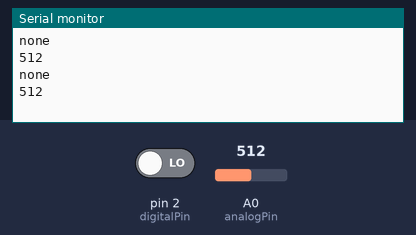
The sketch below on a simulated Arduino Uno, built with avr-gcc and run on an emulated ATmega328P. Shown: the last lines printed to the serial monitor. Inputs (shaded band) come from the test bench; at power-on: pin 2 (digitalPin) LOW, A0 (analogPin) = 512. No radio packets arrive unless stated.

Above: at 2.8 s.
2.9 s: pin 2 (digitalPin) driven HIGH
7.5 s: A0 (analogPin) set to 716
At 8.8 s:
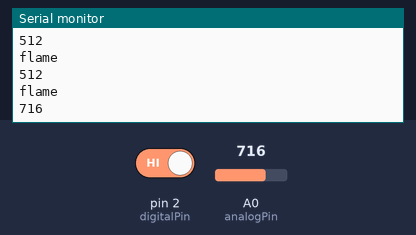
10.2 s: A0 (analogPin) set to 900
At 13.2 s:
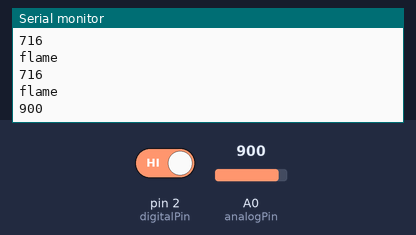
Timing chart, 0 to 14.7 s (numbered marks = the images above; inputs shaded):
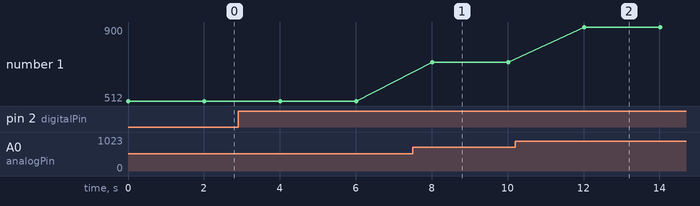

Measured:
- after the input at 7.5 s, the serial monitor: prints a new line after 0.52 s (image 1)
- after the input at 10.2 s, the serial monitor: prints a new line after 1.8 s (image 2)
- plotted number 1: 512 → 716 after the input at 7.5 s, 716 → 900 after the input at 10.2 s

The sketch:

transmitter.ino
```cpp
/*
* Arduino Wireless Communication Tutorial
*     Example 1 - Transmitter Code
*
* by Dejan Nedelkovski, www.HowToMechatronics.com
*
* Library: TMRh20/RF24, https://github.com/tmrh20/RF24/
*/

#include <SPI.h>
#include <nRF24L01.h>
#include <RF24.h>

RF24 radio(7, 8);  // CE, CSN

const byte address[6] = "00001";

//int led = 13; // define the LED pin
int digitalPin = 2;  // KY-026 digital interface
int analogPin = A0;  // KY-026 analog interface
int digitalVal;      // digital readings
int analogVal;       //analog readings

const char flame[] = "flame";
const char none[] = "none";

void setup() {
  Serial.begin(9600);

  pinMode(digitalPin, INPUT);

  radio.begin();
  radio.openWritingPipe(address);
  radio.setPALevel(RF24_PA_MIN);
  radio.stopListening();
}

void loop() {

  digitalVal = digitalRead(digitalPin);
  if (digitalVal == HIGH)  // if flame is detected
  {
    Serial.println(flame);  // print analog value to serial
    radio.write(&flame, sizeof(flame));
  } else {
    Serial.println(none);  // print analog value to serial
    radio.write(&none, sizeof(none));
  }
  // Read the analog interface
  analogVal = analogRead(analogPin);
  Serial.println(analogVal);  // print analog value to serial

  delay(2000);
}
```
